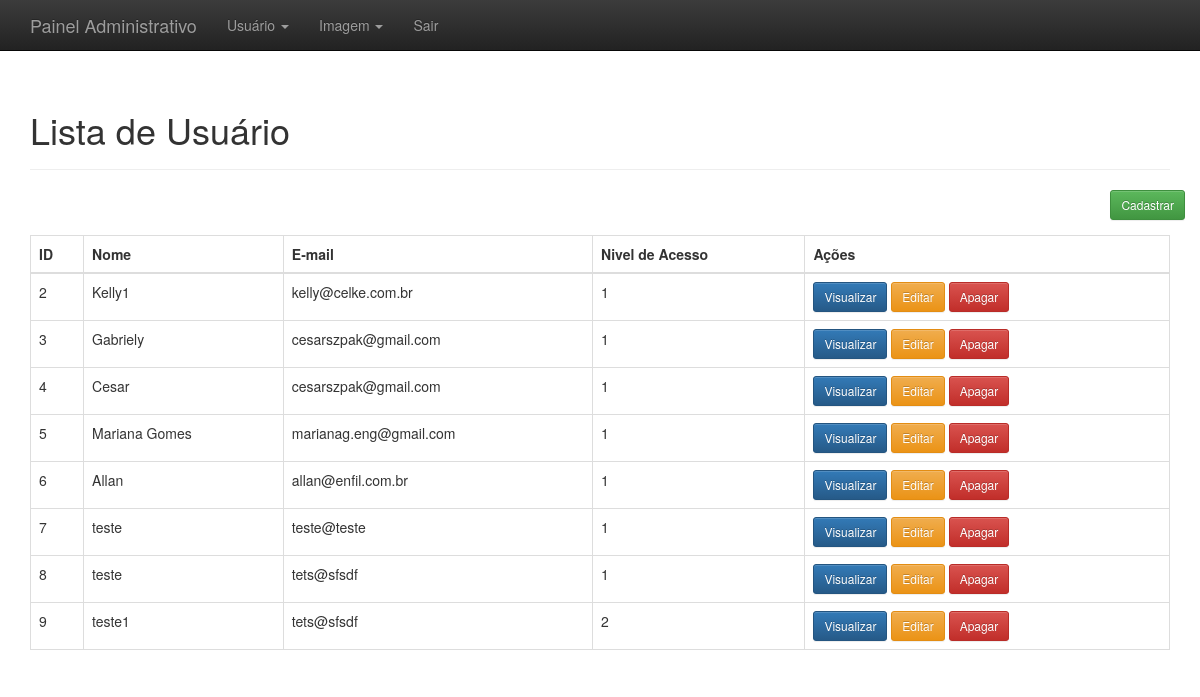
The app's page /administrativo.php?link=2 (signed in) with its own data.
### tables this page shows
CREATE TABLE `usuarios` (
  `id` int(11) NOT NULL,
  `nome` varchar(220) NOT NULL,
  `email` varchar(220) NOT NULL,
  `login` varchar(50) NOT NULL,
  `senha` varchar(50) NOT NULL,
  `nivel_acesso_id` int(11) NOT NULL,
  `created` datetime DEFAULT NULL,
  `modified` datetime DEFAULT NULL
);

### listar_usuario.php (the view, shortened to what this page needs)
<?php
	$resultado=mysql_query("SELECT * FROM usuarios ORDER BY 'id'");
?>
<div class="container theme-showcase" role="main">
  <div class="page-header">
	<h1>Lista de Usuário</h1>
  </div>
  <div class="row espaco">
		<div class="pull-right">
			<a href="administrativo.php?link=3"><button type='button' class='btn btn-sm btn-success'>Cadastrar</button></a>
		</div>
	</div>
  <div class="row">
	<div class="col-md-12">
		<table class="table table-bordered">
		<thead>
		  <tr>
			<th>ID</th>
			<th>Nome</th>
			<th>E-mail</th>
			<th>Nivel de Acesso</th>
			 <th>Ações</th>
		  </tr>
		</thead>
		<tbody>
			<?php
				while($linhas = mysql_fetch_array($resultado)){
					echo "<tr>";
						echo "<td>".$linhas['id']."</td>";
						echo "<td>".$linhas['nome']."</td>";
						echo "<td>".$linhas['email']."</td>";
						echo "<td>".$linhas['nivel_acesso_id']."</td>";
						?>
						<td>
						<a href='administrativo.php?link=5&id=<?php echo $linhas['id']; ?>'><button type='button' class='btn btn-sm btn-primary'>Visualizar</button></a>
						<a href='administrativo.php?link=4&id=<?php echo $linhas['id']; ?>'><button type='button' class='btn btn-sm btn-warning'>Editar</button></a>
						<a href='processa/proc_apagar_usuario.php?id=<?php echo $linhas['id']; ?>'><button type='button' class='btn btn-sm btn-danger'>Apagar</button></a>
						<?php
					echo "</tr>";
				}
			?>
		</tbody>
	  </table>
	</div>
	</div>
</div>

### administrativo.php (shortened to what this page needs)
<!DOCTYPE html>
<html lang="pt-br">
  <head>
    <link href="css/bootstrap.min.css" rel="stylesheet">
    <link href="css/bootstrap-theme.min.css" rel="stylesheet">
    <link href="css/theme.css" rel="stylesheet">
  </head>
  <body role="document">
	<?php
		include_once("menu_admin.php");
		if( isset($_GET["link"]) )
		{
			$link = $_GET["link"];
		}
		$pag[1] = "bem_vindo.php";
		$pag[2] = "listar_usuario.php";
		$pag[3] = "cad_usuario.php";
		$pag[4] = "editar_usuario.php";
		$pag[5] = "visual_usuario.php";
		$pag[6] = "cadastra_upload.php";
		$pag[7] = "listar_upload.php";
		$pag[8] = "visual_upload.php";
		$pag[9] = "editar_upload.php";
		$pag[9] = "editar_fotos.php";
		if( !empty($link)  )
		{
			if( array_key_exists($link , $pag) )
			{
				if(file_exists($pag[$link]))
				{
					include $pag[$link];
				}
			}else{
				include "bem_vindo.php";
			}
		}else{
			include "bem_vindo.php";
		}
	?>
  </body>
</html>

### menu_admin.php (shortened to what this page needs)
<nav class="navbar navbar-inverse navbar-fixed-top">
  <div class="container">
	<div class="navbar-header">
	  <a class="navbar-brand" href="administrativo.php">Painel Administrativo</a>
	</div>
	<div id="navbar" class="navbar-collapse collapse">
	  <ul class="nav navbar-nav">
		<li class="dropdown">
		  <a href="#" class="dropdown-toggle" data-toggle="dropdown" role="button" aria-haspopup="true" aria-expanded="false">Usuário <span class="caret"></span></a>
		</li>
		<li class="dropdown">
		  <a href="#" class="dropdown-toggle" data-toggle="dropdown" role="button" aria-haspopup="true" aria-expanded="false">Imagem <span class="caret"></span></a>
		</li>
		<li><a href="sair.php">Sair</a></li>
	  </ul>
	</div>
  </div>
</nav>

### css/theme.css (style rules this page uses)
body { padding-top: 70px; padding-bottom: 30px; }
.espaco { margin-bottom:15px; }

### records on screen
usuarios: id "2", nome "Kelly1", email "kelly@celke.com.br", nivel_acesso "1"
usuarios: id "3", nome "Gabriely", email "cesarszpak@gmail.com", nivel_acesso "1"
usuarios: id "4", nome "Cesar", email "cesarszpak@gmail.com", nivel_acesso "1"
usuarios: id "5", nome "Mariana Gomes", email "marianag.eng@gmail.com", nivel_acesso "1"
usuarios: id "6", nome "Allan", email "allan@enfil.com.br", nivel_acesso "1"
usuarios: id "7", nome "teste", email "teste@teste", nivel_acesso "1"
usuarios: id "8", nome "teste", email "tets@sfsdf", nivel_acesso "1"
usuarios: id "9", nome "teste1", email "tets@sfsdf", nivel_acesso "2"
